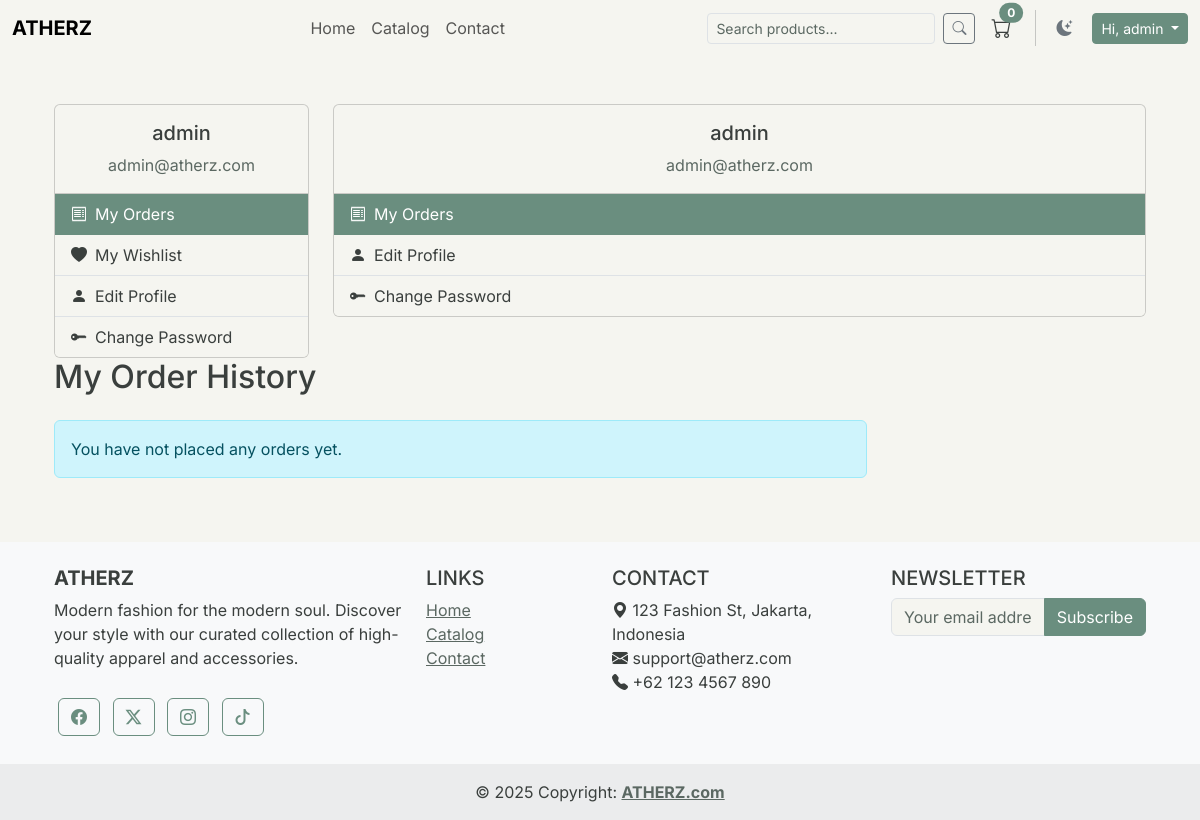
The page /profile (signed in) on the database as committed earlier.
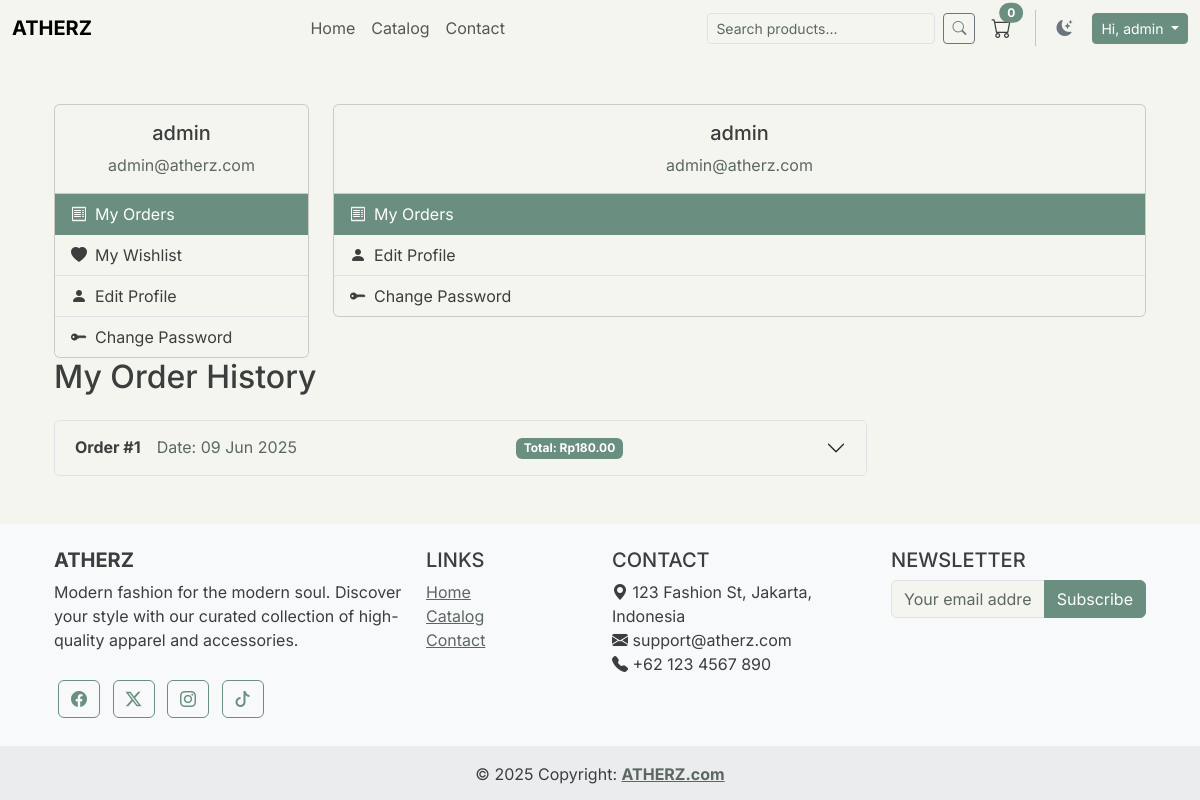
The same page on the database as committed later.
### models.py (models this page shows)
class Order(db.Model):
    __tablename__ = 'orders'
    id = db.Column(db.Integer, primary_key=True)
    user_id = db.Column(db.Integer, db.ForeignKey('users.id'))
    total_amount = db.Column(db.Float, nullable=False)
    status = db.Column(db.String(64), default='Pending')
    created_at = db.Column(db.DateTime, default=datetime.utcnow)
    shipping_address = db.Column(db.Text)
    items = db.relationship('OrderItem', backref='order', lazy='dynamic', cascade="all, delete-orphan")

### app.py (the view)
    @app.route('/profile')
    @login_required
    def profile():
        orders = Order.query.filter_by(user_id=current_user.id).order_by(Order.created_at.desc()).all()
        return render_template('profile.html', title='My Profile', orders=orders)

### forms.py
class SearchForm(FlaskForm):
    search_query = StringField('Search', validators=[DataRequired()])
    submit = SubmitField('Search')

### templates/profile.html (shortened to what this page needs)
{% extends "base.html" %}
{% block content %}
<div class="container">
    <div class="row">
        <div class="col-md-3">
            {% include 'profile_sidebar.html' %}
        </div>
        <div class="col-md-9">
            <div class="card">
                <div class="card-body text-center">
                    <h5 class="card-title">{{ current_user.username }}</h5>
                    <p class="card-text text-muted">{{ current_user.email }}</p>
                </div>
                <div class="list-group list-group-flush">
                    <a href="{{ url_for('profile') }}" class="list-group-item list-group-item-action active">
                        <i class="bi bi-receipt me-2"></i>My Orders
                    </a>
                    <a href="{{ url_for('edit_profile') }}" class="list-group-item list-group-item-action">
                        <i class="bi bi-person-fill me-2"></i>Edit Profile
                    </a>
                    <a href="{{ url_for('change_password') }}" class="list-group-item list-group-item-action">
                        <i class="bi bi-key-fill me-2"></i>Change Password
                    </a>
                </div>
            </div>
        </div>
        <div class="col-md-9">
            <h2 class="mb-4">My Order History</h2>
            {% if orders %}
                <div class="accordion" id="ordersAccordion">
                    {% for order in orders %}
                    <div class="accordion-item">
                        <h2 class="accordion-header" id="heading-{{ order.id }}">
                            <button class="accordion-button collapsed" type="button" data-bs-toggle="collapse" data-bs-target="#collapse-{{ order.id }}">
                                <span class="fw-bold me-3">Order #{{ order.id }}</span>
                                <span class="text-muted me-3">Date: {{ order.created_at.strftime('%d %b %Y') }}</span>
                                <span class="ms-auto"><span class="badge bg-primary">Total: Rp{{ "%.2f"|format(order.total_amount) }}</span></span>
                            </button>
                        </h2>
                    </div>
                    {% endfor %}
                </div>
            {% else %}
                <div class="alert alert-info">You have not placed any orders yet.</div>
            {% endif %}
        </div>
    </div>
</div>
{% endblock %}

Rows that differ between the two databases and show on the page:
added Order: id "1", created_at "09 Jun 2025", total_amount "180.00"
Other text that changed with them:
text no longer shown: "You have not placed any orders yet."
